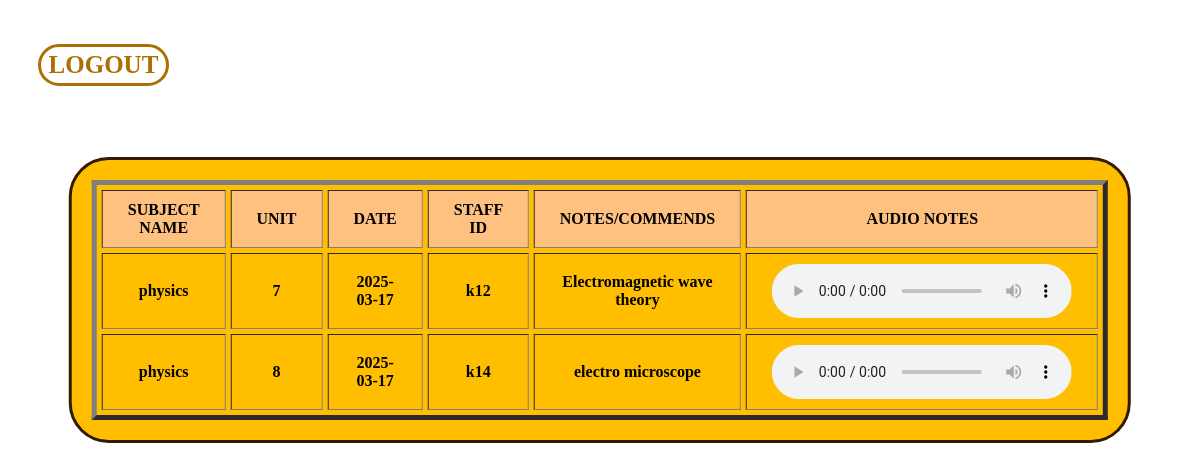
The page /student.php (signed in) on the database its author committed.
### tables this page shows
CREATE TABLE `staff_data_update` (
  `subject_name` varchar(50) NOT NULL,
  `unit` int(9) NOT NULL,
  `class` int(12) NOT NULL,
  `date` date NOT NULL,
  `staff_id` varchar(50) NOT NULL,
  `notes` varchar(500) NOT NULL,
  `audio_notes` longblob NOT NULL
);

### student.php (the view, shortened to what this page needs)
<?php
$server_name="localhost";
$user_name="root";
$password= "";
$database="audio_notes_hub";
$con=new mysqli($server_name,$user_name,$password,$database);
?>
<html>
<head>
</head>
<body>
<br>
<br>
    <h4><a href="login.php" target="_self" style="float: left; margin-left:2.5%; color:rgb(173, 111, 2);border: 3px solid rgb(173, 111, 2); border-radius: 40px; padding:8px;font-size:25;">LOGOUT</a></h4>
    </div><br><br>
<div class="box">
<table width='100%' border="5px solid" style="margin-left: auto; margin-right:auto; margin-top:auto; font-weight:bold;border-spacing: 5px 5px;">
    <tr style="background-color: #ffc180;">
        <th>SUBJECT NAME</th>
        <th>UNIT</th>
        <th>DATE</th>
        <th>STAFF  ID</th>
        <th>NOTES/COMMENDS</th>
        <th>AUDIO NOTES</th>
    </tr>
    <?php
    $cl=$_SESSION['id'];
    $query= "SELECT * FROM `staff_data_update` WHERE class = '$cl'";
    $run= mysqli_query($con,$query);
 if(mysqli_num_rows($run)<1)
{
        echo "<tr><td colspan='6'>No data found..</td></tr>";
    }
    else{
        while($data=mysqli_fetch_assoc($run))
        {
       ?>
        <tr align="center">
            <td><?php echo $data['subject_name']; ?></td>
            <td><?php echo $data['unit']; ?></td>
            <td><?php echo $data['date']; ?></td>
            <td><?php echo $data['staff_id']; ?></td>
            <td><?php echo $data['notes']; ?></td>
            <td><audio controls><source src="audios/<?php echo $data['audio_notes'];?>" type="audio/mpeg"></audio> </td>
        </tr>
      <?php
        }
    }
    ?>
</table>
</div>
</body>
</html>

### student.php (style rules this page uses)
body { background-image: url('images/student.jpg'); background-repeat: no-repeat; background-size:cover; background-attachment: fixed; }
a { text-decoration: none; font-size: 16px; line-height: 20px; color: black; }
.box { background:#ffbf00; top: 300px; padding-top: 300px; left: 50%; position: absolute; transform: translate(-50%,-50%); box-sizing: border-box; border-radius: 40px; padding: 20px 20px; width: auto; border: 3px solid #331a00; }
h4 { color:darkgrey; margin: 0; padding: 0; font-weight: bold; }
th,td { padding: 10px; padding-left: 25px; padding-right: 25px; }

### rows shown on the page
staff_data_update: subject_name "physics", unit "7", date "2025-03-17", staff "k12", notes "Electromagnetic wave theory"
staff_data_update: subject_name "physics", unit "8", date "2025-03-17", staff "k14", notes "electro microscope"
